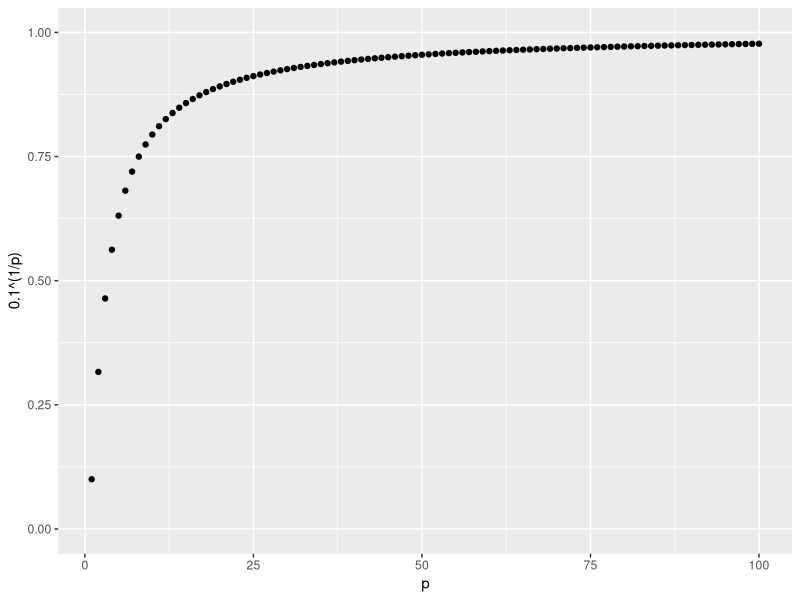
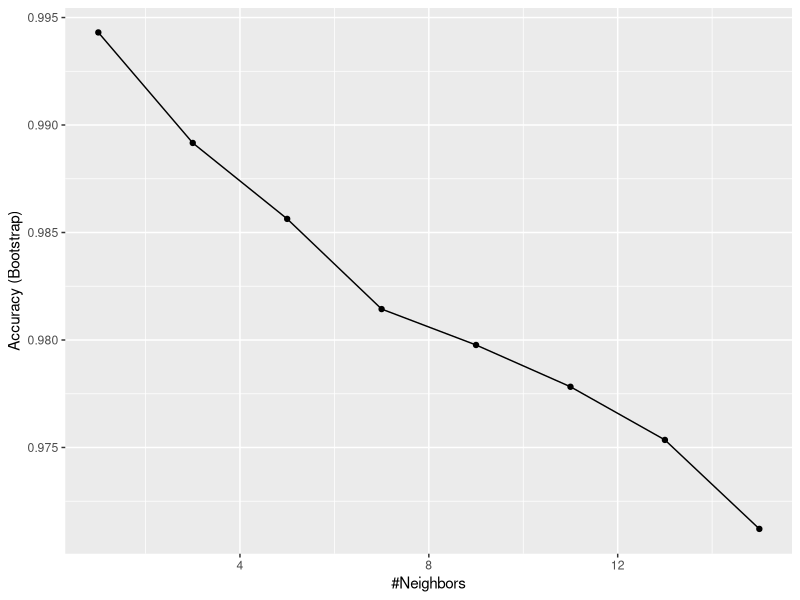
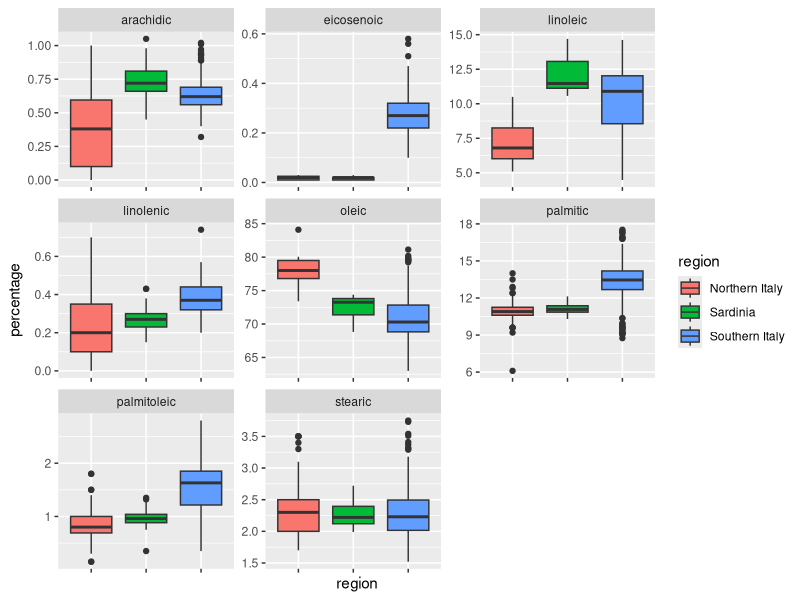
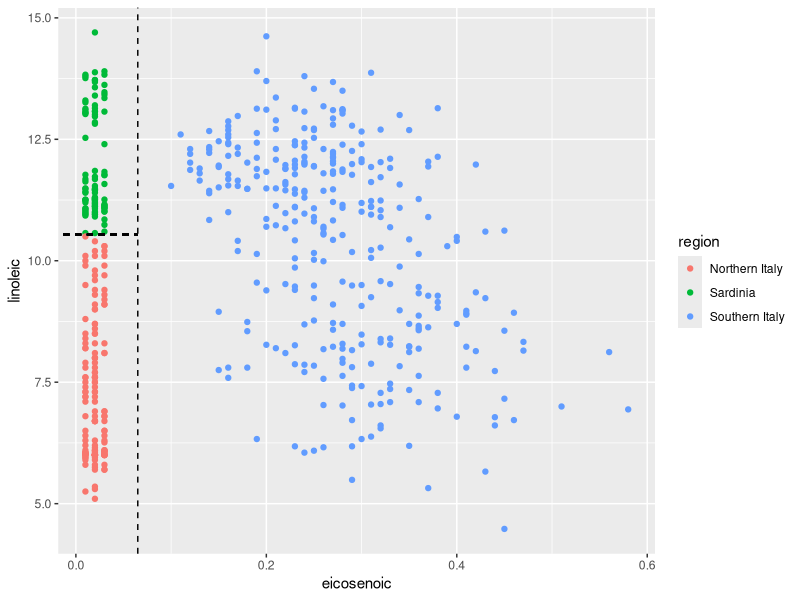

Write R code to recreate these figures, in order.
#-------------------contents----------------------
#1. The curse of dimensionality
#2. CART motivation (fatty acids example)
#2.1 Using kNN neighbours (fatty acids example)
#2.2 Plotting the data (fatty acids example)


#-------------------------1. The curse of dimensionality---------------------
library(tidyverse)
p <- 1:100
qplot(p, .1^(1/p), ylim = c(0,1)) #If we want to include 10% of the data in a p dimensional space, 
#the size of the p dimensional shap is. This proportion gets close to 1 quickly, and if the proportion
#is 1 it means we include all the data and are no longer smoothing.

#-------------------------2. CART motivation (fatty acids example)---------------------
#We are going to try to predict the region using the 8 fatty accids as predictors
library(tidyverse)
library(dslabs)
data("olive")
olive %>% as_tibble()

summary(olive)
table(olive$region)

#-------------------------2.1 Using kNN neighbours (fatty acids example)---------------------
library(caret)
fit <- train(region ~ ., method = "knn",
             tuneGrid = data.frame(k = seq(1, 15, 2)),
             data = olive)

olive <- select(olive, -area) #We remove the area column because we won’t use it as a predictor.

#-------------------------2.2 Plotting the data (fatty acids example)---------------------
ggplot(fit)

library(ggplot2)
olive %>% gather(fatty_acid, percentage, -region) %>%
  ggplot(aes(region, percentage, fill = region)) +
  geom_boxplot() +
  facet_wrap(~fatty_acid, scales = "free") +
  theme(axis.text.x = element_blank()) #eliminates the labels from the x axis

#This implies that we should be able to build an algorithm that predicts perfectly! We can see this clearly by
#plotting the values for eicosenoic and linoleic.

p <- olive %>%
  ggplot(aes(eicosenoic, linoleic, color = region)) +
  geom_point()

p + geom_vline(xintercept = 0.065, lty = 2) +
  geom_segment(x = -0.2, y = 10.54, xend = 0.065, yend = 10.54, color = "black", lty = 2) #we use this code to add 
#the line segments
